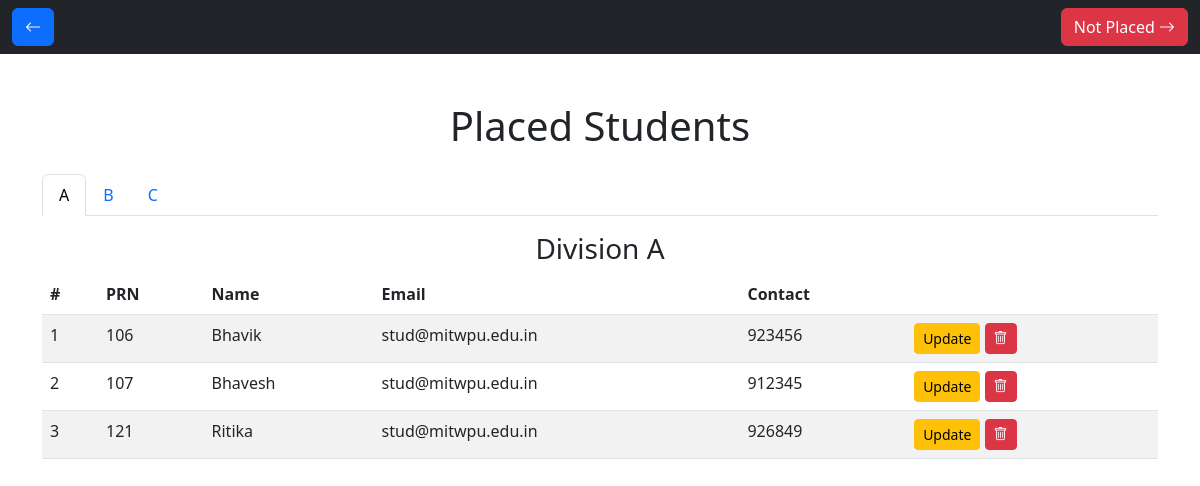
The app's page /placed/ with its own data.
### app/models.py (models this page shows, shortened)
class Student(models.Model):
    prn=models.CharField(max_length=10,unique=True)
    name=models.CharField(max_length=25)
    email=models.EmailField(default="stud@mitwpu.edu.in",null=False)
    phn = models.CharField(max_length=10, blank=True, null=True)
    status=models.ForeignKey(Status,on_delete=models.CASCADE,related_name="s_status")
    div = models.ForeignKey(Division, on_delete=models.CASCADE, related_name="students")
    doc = models.FileField(upload_to='documents/', null=True, blank=True)

### app/views.py (the view)
# urls.py: path('placed/',placed,name='placed'),
def placed(request):
    placed_status = Status.objects.get(status='Placed')
    placed_students = Student.objects.filter(status=placed_status)
    divisions = Division.objects.all()
    division_wise_students = {
        division.div: placed_students.filter(div=division)  # Corrected lookup
        for division in divisions
    }
    return render(request, 'placed.html', {
        'division_wise_students': division_wise_students,
    })

### templates/placed.html (shortened to what this page needs)
<!DOCTYPE html>
<html lang="en">
<head>
    <link href="https://cdn.jsdelivr.net/npm/bootstrap@5.3.0-alpha1/dist/css/bootstrap.min.css" rel="stylesheet">
    <link rel="stylesheet" href="https://cdnjs.cloudflare.com/ajax/libs/bootstrap-icons/1.10.0/font/bootstrap-icons.min.css">
</head>
<body>
    <nav class="navbar navbar-expand-lg navbar-dark bg-dark">
        <div class="container-fluid">
            <a href="{% url 'home' %}" class="btn btn-primary me-auto">
                <i class="bi bi-arrow-left"></i>
            </a>
            <a href="{% url 'not_placed' %}" class="btn btn-danger ms-auto">
                Not Placed <i class="bi bi-arrow-right"></i>
            </a>
        </div>
    </nav>
    <div class="container my-5">
        <h1 class="text-center mb-4">Placed Students</h1>
        <ul class="nav nav-tabs" id="divisionTabs" role="tablist">
            {% for division, students in division_wise_students.items %}
                <li class="nav-item" role="presentation">
                    <a class="nav-link {% if forloop.first %}active{% endif %}" id="{{ division }}-tab" data-bs-toggle="tab" href="#{{ division }}" role="tab" aria-controls="{{ division }}" aria-selected="{% if forloop.first %}true{% else %}false{% endif %}">{{ division }}</a>
                </li>
            {% endfor %}
        </ul>
        <div class="tab-content" id="divisionTabsContent">
            {% for division, students in division_wise_students.items %}
                <div class="tab-pane fade {% if forloop.first %}show active{% endif %}" id="{{ division }}" role="tabpanel" aria-labelledby="{{ division }}-tab">
                    <div class="table-responsive mt-3">
                        <h3 class="text-center">Division {{ division }}</h3>
                        <table class="table table-striped table-hover">
                            <thead>
                                <tr>
                                    <th>#</th>
                                    <th>PRN</th>
                                    <th>Name</th>
                                    <th>Email</th>
                                    <th>Contact</th>
                                    <th></th>
                                </tr>
                            </thead>
                            <tbody>
                                {% for student in students %}
                                    <tr>
                                        <td>{{ forloop.counter }}</td>
                                        <td>{{ student.prn }}</td>
                                        <td>{{ student.name }}</td>
                                        <td>{{ student.email }}</td>
                                        <td>{{ student.phn }}</td>
                                        <td>
                                            <a href="{% url 'update_student' student.id %}" class="btn btn-warning btn-sm">Update</a>
                                            <form action="{% url 'delete_student' student.id %}" method="POST" style="display: inline;">
                                                <button type="submit" class="btn btn-danger btn-sm">
                                                    <i class="bi bi-trash"></i>
                                                </button>
                                            </form>
                                        </td>
                                    </tr>
                                {% empty %}
                                    <tr>
                                        <td colspan="6" class="text-center">No placed students in this division</td>
                                    </tr>
                                {% endfor %}
                            </tbody>
                        </table>
                    </div>
                </div>
            {% endfor %}
        </div>
    </div>
</body>
</html>

### records on screen
Student: prn "106", name "Bhavik", email "stud@mitwpu.edu.in", phn "923456"
Student: prn "107", name "Bhavesh", email "stud@mitwpu.edu.in", phn "912345"
Student: prn "121", name "Ritika", email "stud@mitwpu.edu.in", phn "926849"

### other values on screen
{{ division }} "A" "B" "C"
{{ division }} "A"
